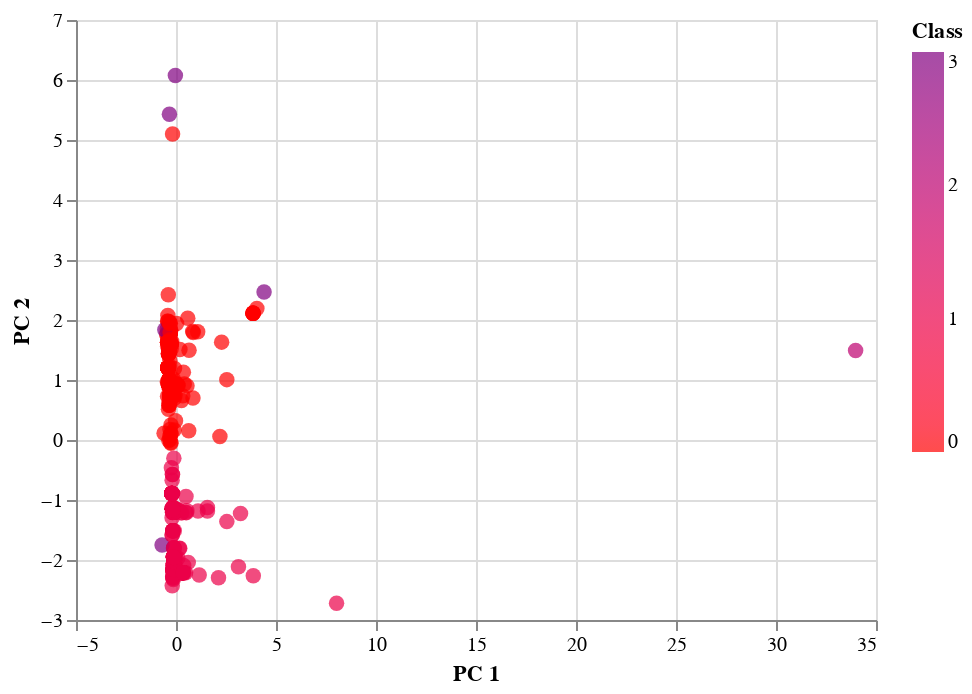

The notebook cell this image was saved under:
### Markdown cell above
### Visualizing Results

#### 2D-Scatter with Clusters

### Code cell
# Create a 2D-Scatter with the PCA data and the clusters

alt.Chart(clustered_df).mark_circle(size=60).encode(
    x='PC 1',
    y='PC 2',
    color= alt.Color('Class', scale=alt.Scale(range=['red', 'purple'])),
    tooltip=['CoinName', 'Algorithm', 'TotalCoinsMined', 'TotalCoinSupply']
).interactive()

### Figure 1 — Vega-Lite specification as saved in the notebook (floating-point values rounded to 4 significant figures; data arrays with more than 128 entries replaced by an {"elided": "..."} marker saying what was removed)
{"config": {"view": {"continuousWidth": 400, "continuousHeight": 300}}, "data": {"name": "data-4ca7db41bb7252a6c63d782f33bf1741"}, "mark": {"type": "circle", "size": 60}, "encoding": {"color": {"type": "quantitative", "field": "Class", "scale": {"range": ["red", "purple"]}}, "tooltip": [{"type": "nominal", "field": "CoinName"}, {"type": "nominal", "field": "Algorithm"}, {"type": "quantitative", "field": "TotalCoinsMined"}, {"type": "nominal", "field": "TotalCoinSupply"}], "x": {"type": "quantitative", "field": "PC 1"}, "y": {"type": "quantitative", "field": "PC 2"}}, "selection": {"selector001": {"type": "interval", "bind": "scales", "encodings": ["x", "y"]}}, "$schema": "https://vega.github.io/schema/vega-lite/v4.8.1.json", "datasets": {"data-4ca7db41bb7252a6c63d782f33bf1741": {"elided": "533 records"}}}
